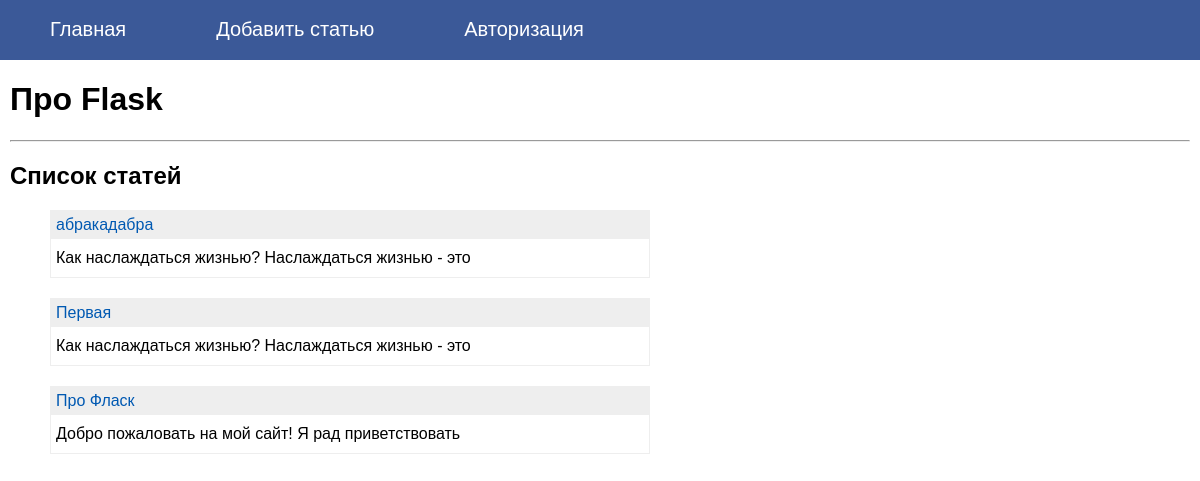
The page / on the database its author committed.
### tables this page shows
CREATE TABLE mainmenu (
id integer primary key autoincrement,
title text not null,
url text not null
);

CREATE TABLE posts (
id integer PRIMARY KEY AUTOINCREMENT,
title text NOT NULL,
text text NOT NULL,
url text NOT NULL,
time integer NOT NULL
);

### flsite.py (the view)
@app.route('/')
def index():
    return render_template('index.html', menu=dbase.getMenu(), posts=dbase.getPostsAnounce())

### FDataBase.py (called while the page is built)
    def getMenu(self):
        sql = '''SELECT * FROM mainmenu'''
        try:
            self.__cur.execute(sql)
            res = self.__cur.fetchall()
            if res:
                return res
        except:
            print("Ошибка чтения из БД")
        return []

    def getPostsAnounce(self):
        try:
            self.__cur.execute(f"SELECT id, title, text, url FROM posts ORDER BY time DESC")
            res = self.__cur.fetchall()
            if res:
                return res
        except sqlite3.Error as e:
            print("Ошибка получения статьи из БД" + str(e))
        return []

### flsite.py (called while the page is built)
def connect_db():
    conn = sqlite3.connect(app.config['DATABASE'])
    conn.row_factory = sqlite3.Row
    return conn

def get_db():
    if not hasattr(g, 'link_db'):
        g.link_db = connect_db()
    return g.link_db

@app.before_request
def before_request():
    global dbase
    db = get_db()
    dbase = FDataBase(db)

### templates/index.html
{% extends 'base.html' %}
{% block content %}
{{ super() }}
<hr>
<h2>Список статей</h2>
<ul class="list-posts">
{% for p in posts %}
<li>
<p class="title"><a href="{{ url_for('showPost', alias=p.url)}}">{{p.title}}</a></p>
<p class="annonce">{{ (p.text | striptags)[:50] }}</p>
</li>
{% endfor %}
</ul>
{% endblock %}

### templates/base.html (shortened to what this page needs)
<!DOCTYPE html>
<html>
<head>
<link type="text/css" href="{{ url_for('static', filename='css/styles.css')}}" rel="stylesheet" />
</head>
<body>
{% block content -%}
         {%- block mainmenu -%}
<ul class="mainmenu">
{% for p in menu%}
<li><a href="{{p.url}}">{{p.title}}</a></li>
{% endfor %}
</ul>
         {% endblock mainmenu -%}
<div class="content">
         {% if title -%}
<h1>{{title}}</h1>
         {% else -%}
<h1>Про Flask</h1>
         {% endif -%}
{% endblock -%}
</div>
</body>
</html>

### static/css/styles.css (style rules this page uses)
css html, body { font-family: Arial, Helvetica, sans-serif; margin: 0; padding: 0; height: 100%; width: 100%; }
a { color: #0059b2; text-decoration: none; }
ul.mainmenu { list-style: none; background: #3b5998; height: 60px; margin: 0; padding: 0; color: #ffffff; font-size: 20px; overflow: hidden; }
ul.mainmenu li { float: left; margin: 18px 40px 0 50px; }
ul.mainmenu li a { color: #ffffff; text-decoration: none; }
div.content { margin: 10px; }
ul.list-posts { list-style: none; margin: 0; padding 0; max-width: 600px; }
ul.list-posts li { margin: 20px 0 0 0; border: 1px solid #eee; }
ul.list-posts .title { margin: 0; padding: 5px; background: #eee; }
ul.list-posts .annonce { margin: 0; padding: 10px 5px 10px 5px; }

### rows shown on the page
mainmenu: title "Главная"
mainmenu: title "Добавить статью"
mainmenu: title "Авторизация"
posts: title "абракадабра", text "Как наслаждаться жизнью? Наслаждаться жизнью - это"
posts: title "Первая", text "Как наслаждаться жизнью? Наслаждаться жизнью - это"
posts: title "Про Фласк", text "Добро пожаловать на мой сайт! Я рад приветствовать"
